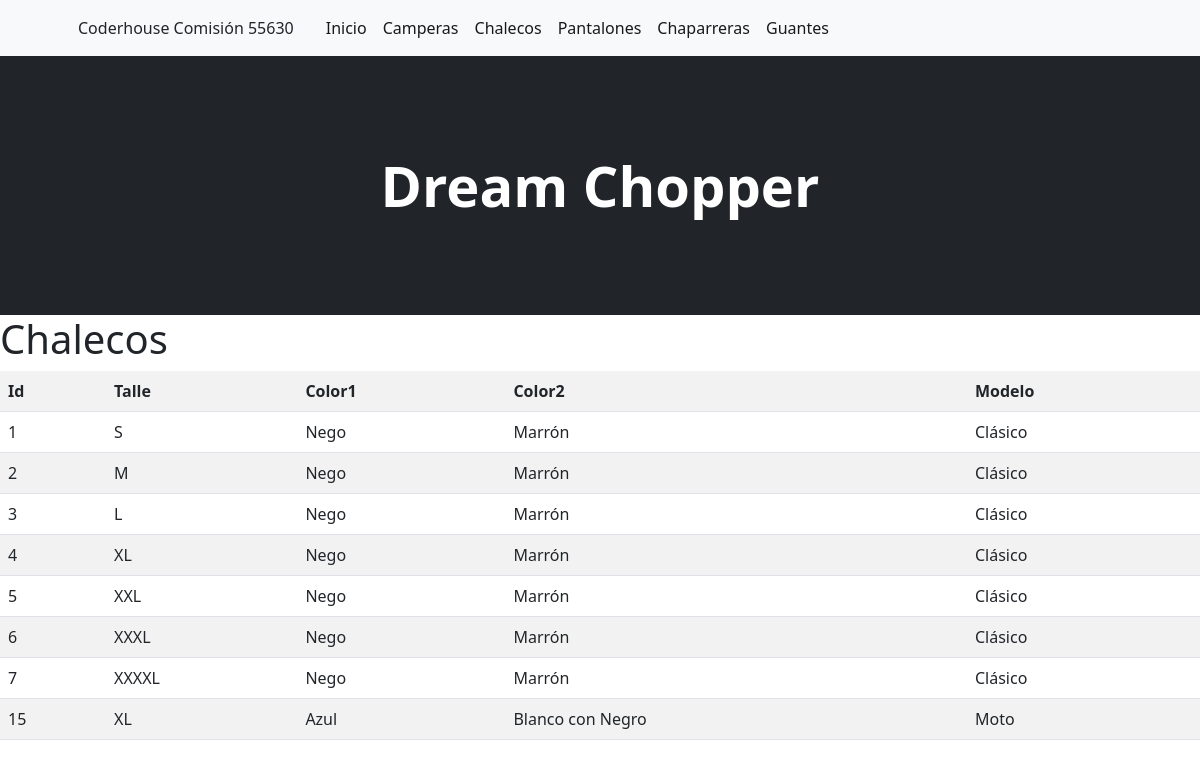
The page /chaleco/ on the database as committed earlier.
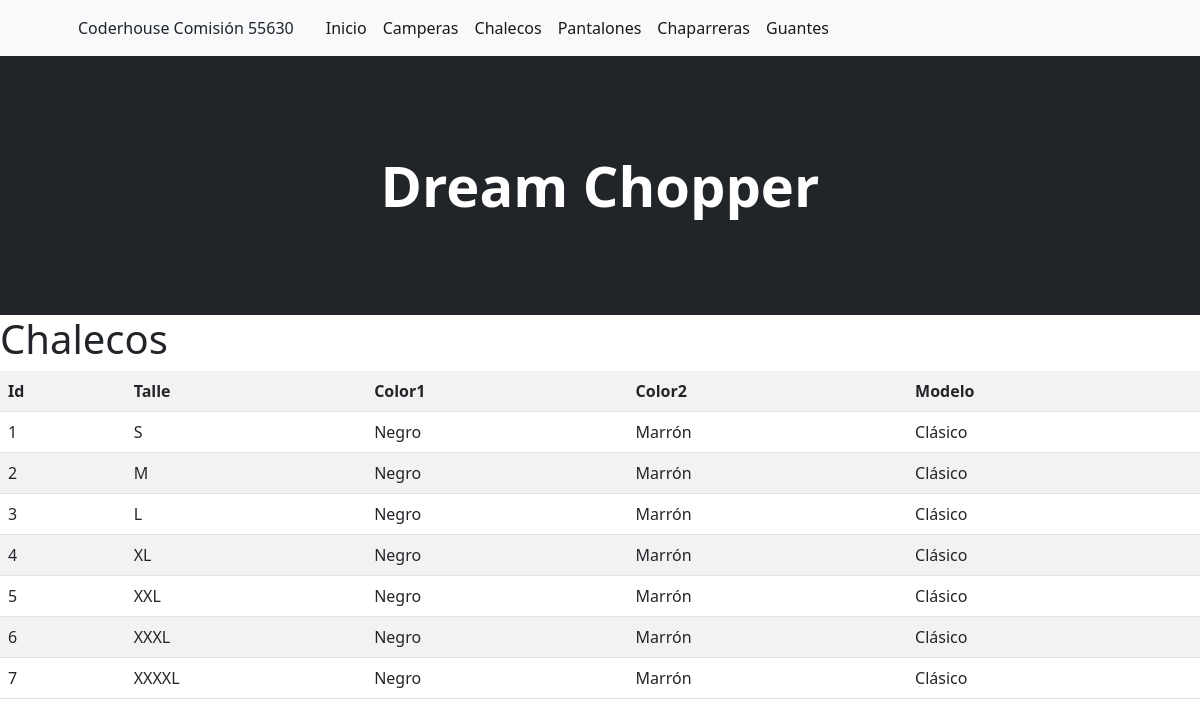
The same page on the database as committed later.
### inicio/models.py (models this page shows, shortened)
class Chaleco(models.Model):
    talle = models.CharField(max_length=50)
    color1 = models.CharField(max_length=50)
    color2 = models.CharField(max_length=50)
    modelo = models.CharField(max_length=50)

### inicio/views.py (the view)
# urls.py: path('chaleco/', chaleco, name="chaleco" ),
def chaleco(request):
    contexto = {'chaleco': Chaleco.objects.all() }
    return render(request, "inicio/chaleco.html", contexto)

### inicio/templates/inicio/chaleco.html
{% extends 'inicio/base.html' %}
{% load static %}
{% block contenido %}
    <h1>Chalecos</h1>
    <table class="table table-striped">
        <tr>
            <th>Id</th>
            <th>Talle</th>
            <th>Color1</th>
            <th>Color2</th>
            <th>Modelo</th>
        </tr>
    {% for c in chaleco %}
        <tr>
            <td>{{ c.id }}</td>
            <td>{{ c.talle }}</td>
            <td>{{ c.color1 }}</td>
            <td>{{ c.color2 }}</td>
            <td>{{ c.modelo }}</td>
        </tr>
    {% endfor %}
    </table>
{% endblock contenido %}

### inicio/templates/inicio/base.html (shortened to what this page needs)
<!DOCTYPE html>
<html lang="es">
    <head>
        {% load static %}
        <link href="https://cdn.jsdelivr.net/npm/bootstrap-icons@1.5.0/font/bootstrap-icons.css" rel="stylesheet" />
        <link href="https://cdn.jsdelivr.net/npm/bootstrap@5.3.1/dist/css/bootstrap.min.css" rel="stylesheet" />
        <link href="{% static 'inicio/css/styles.css' %}" rel="stylesheet" />
    </head>
    <body>
        <nav class="navbar navbar-expand-lg navbar-light bg-light">
            <div class="container px-4 px-lg-5">
     Coderhouse Comisión 55630
                <div class="collapse navbar-collapse" id="navbarSupportedContent">
                    <ul class="navbar-nav me-auto mb-2 mb-lg-0 ms-lg-4">
                        <li class="nav-item"><a class="nav-link active" aria-current="page" href="{% url 'inicio' %}">Inicio</a></li>
                        <li class="nav-item"><a class="nav-link active" aria-current="page" href="{% url 'campera' %}">Camperas</a></li>
                        <li class="nav-item"><a class="nav-link active" aria-current="page" href="{% url 'chaleco' %}">Chalecos</a></li>
                        <li class="nav-item"><a class="nav-link active" aria-current="page" href="{% url 'pantalon' %}">Pantalones</a></li>
                        <li class="nav-item"><a class="nav-link active" aria-current="page" href="{% url 'chaparreras' %}">Chaparreras</a></li>
                        <li class="nav-item"><a class="nav-link active" aria-current="page" href="{% url 'guantes' %}">Guantes</a></li>
                    </ul>
                </div>
            </div>
        </nav>
        <header class="bg-dark py-5">
            <div class="container px-4 px-lg-5 my-5">
                <div class="text-center text-white">
                    <h1 class="display-4 fw-bolder">Dream Chopper </h1>
                </div>
            </div>
        </header>
        {% block contenido %}{% endblock contenido %}
    </body>
</html>

Rows that differ between the two databases and show on the page:
removed Chaleco: id "15", talle "XL", color1 "Azul", color2 "Blanco con Negro", modelo "Moto"
changed Chaleco id 1: color1 "Nego" → "Negro"
changed Chaleco id 2: color1 "Nego" → "Negro"
changed Chaleco id 3: color1 "Nego" → "Negro"
changed Chaleco "XL": color1 "Nego" → "Negro"
changed Chaleco "XXL": color1 "Nego" → "Negro"
changed Chaleco "XXXL": color1 "Nego" → "Negro"
changed Chaleco "XXXXL": color1 "Nego" → "Negro"
